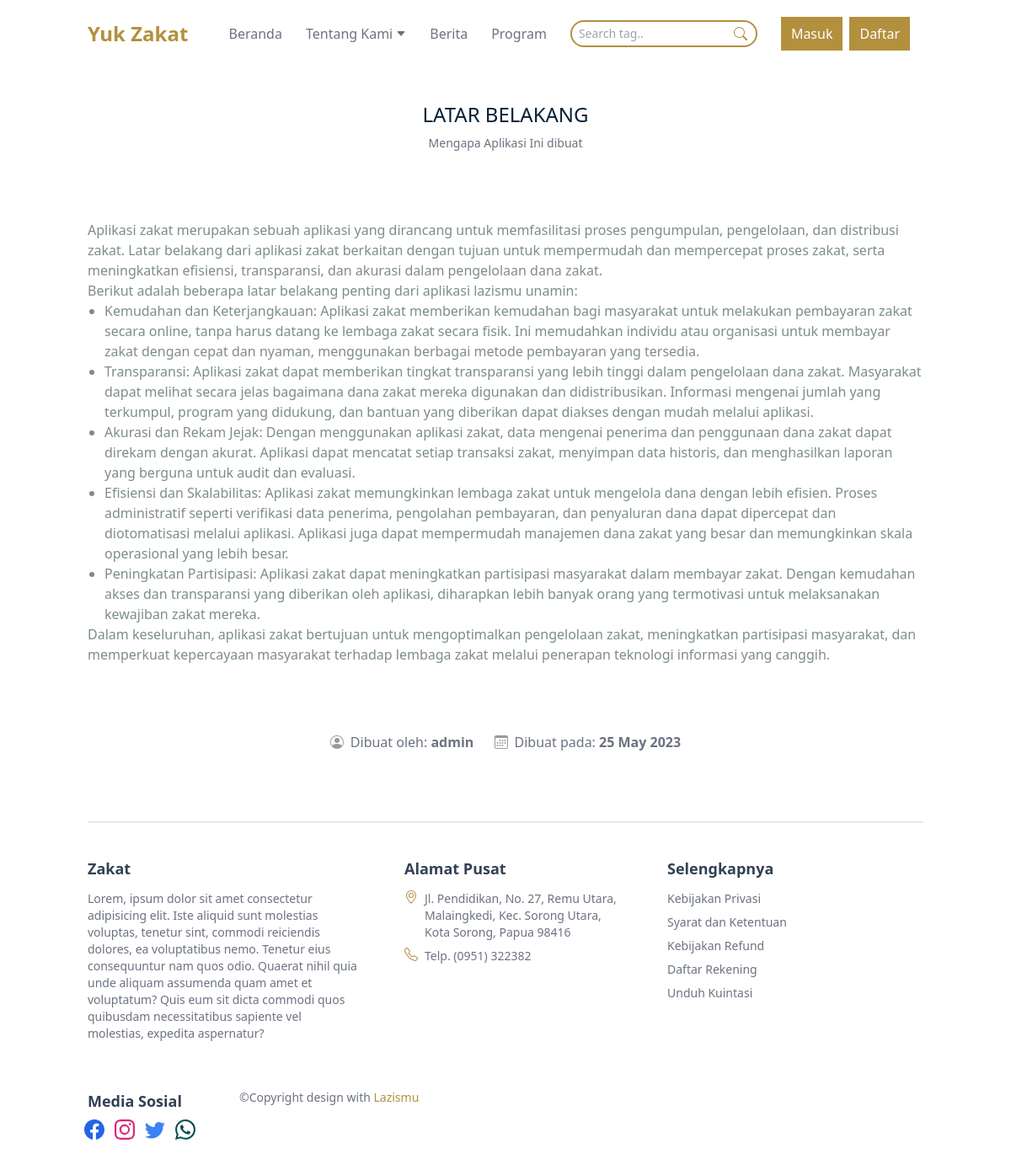
The page /public/latarbelakang on the database as committed earlier.
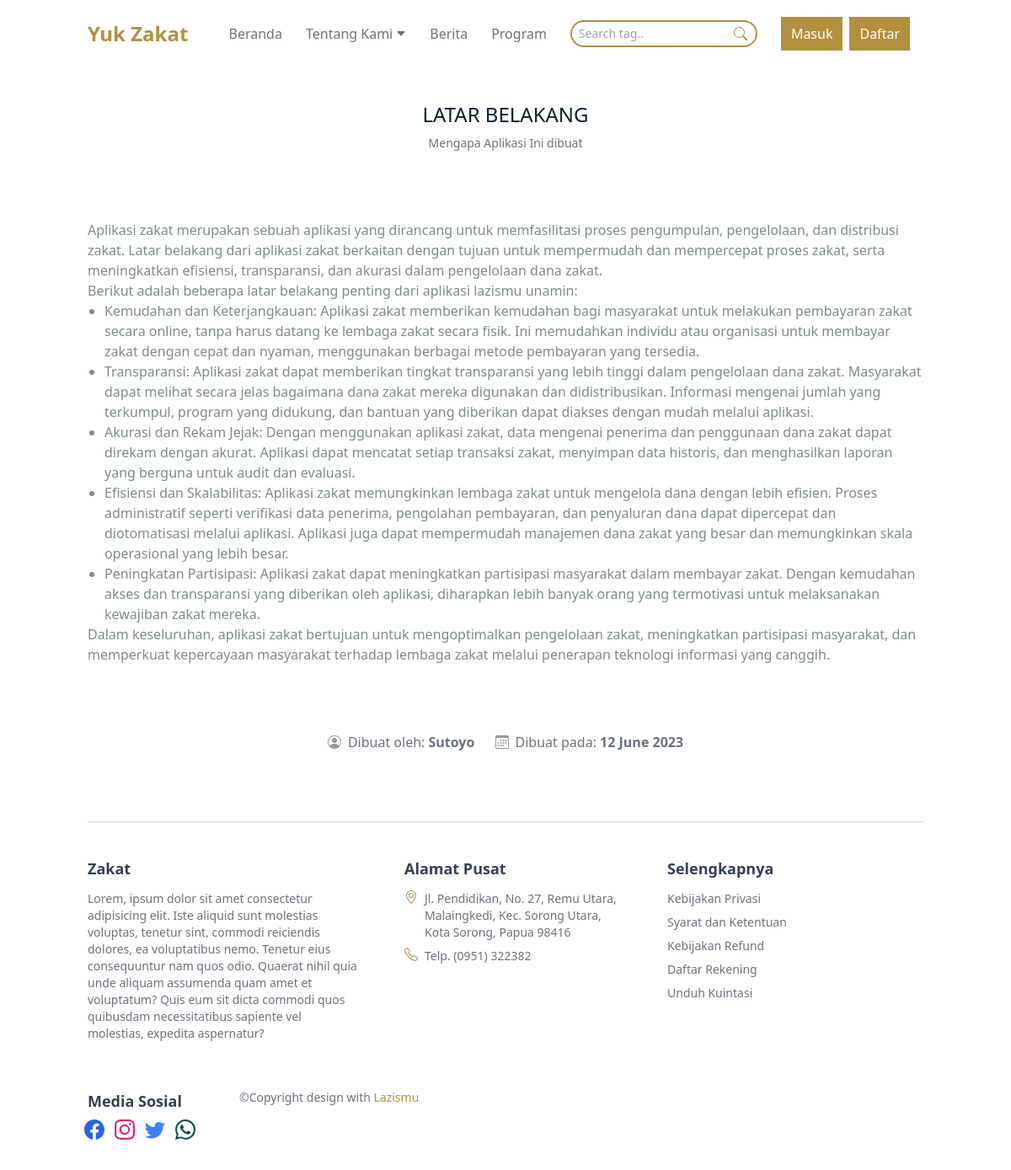
The same page on the database as committed later.
### tables this page shows
CREATE TABLE `tb_latarbelakang` (
  `id_latarbelakang` int NOT NULL,
  `username` varchar(50) NOT NULL,
  `content` text NOT NULL,
  `datetime` datetime NOT NULL
);

### app/core/Controller.php (called while the page is built, shortened)
<?php
class Controller {
  public function view($view, $data = []): void {
    require_once '../app/views/' . $view . '.php';
  }
  public function model($model_class): object {
    return new $model_class;
  }
}

### app/controllers/Latarbelakang.php (called while the page is built, shortened)
<?php
class Latarbelakang extends Controller {
  public function index(): void {
    $data['judul'] = 'Latar Belakang';
    $data['latar-belakang'] = $this->model('LatarBelakang_model')->getLatarBelakang();
    $this->view('latarbelakang/index', $data);
  }
}

### app/core/App.php (called while the page is built, shortened)
<?php
class App {
  protected $controller = 'Web', $method = 'index', $params = [];
  public function __construct()
  {
    $this->controller = new $this->controller;
    call_user_func_array([$this->controller, $this->method], $this->params);
  }
}

### public/index.php (called while the page is built, shortened)
<?php
$app = new App;

### app/core/Database.php (called while the page is built, shortened)
<?php
class Database {
  private $host = DBHOST, $user = DBUSER, $pass = DBPASS, $dbname = DBNAME;
  private $dbh;
  private $stmt;
  public function __construct()
  {
    $dsn = "mysql:host=$this->host;dbname=$this->dbname";
    $options = [
      PDO::ATTR_PERSISTENT => true,
      PDO::ATTR_ERRMODE    => PDO::ERRMODE_EXCEPTION
    ];
    try {
      $this->dbh = new PDO($dsn, $this->user, $this->pass, $options);
    } catch(PDOException $e) {
      die($e->getMessage());
    }
  }
  public function query($query): void {
    $this->stmt = $this->dbh->prepare($query);
  }
  public function execute(): void {
    $this->stmt->execute();
  }
  public function single(): array {
    $this->execute();
    return $this->stmt->fetch(PDO::FETCH_ASSOC);
  }
}

### app/models/LatarBelakang_model.php (called while the page is built)
<?php
class LatarBelakang_model {
  private $table = 'tb_latarbelakang';
  private $db;
  public function __construct()
  {
    $this->db = new Database();
  }
  public function getLatarBelakang(): array
  {
    $query = "SELECT * FROM $this->table";
    $this->db->query($query);
    return $this->db->single();
  }
}

### app/views/latarbelakang/index.php (the view, shortened to what this page needs)
<div class="container">
  <div class="content">
    <div class="title mb-20">
      <h3 class="text-title">Latar Belakang</h3>
      <span class="text-sm text-lightgray mt-2 inline-block">Mengapa Aplikasi Ini dibuat</span>
    </div>
    <div>
      <?php echo $data['latar-belakang']['content']?>
    </div>
    <div class="text-center mt-20">
      <div class="inline-flex text-lightgray items-center mr-5">
        <span class="mr-2"></span>
        <span>Dibuat oleh: <strong><?= $data['latar-belakang']['username'] ?></strong></span>
      </div>
      <div class="inline-flex items-center text-lightgray">
        <span class="mr-2"></span>
        <span>Dibuat pada: <strong><?= date('d F Y',strtotime(explode(' ', $data['latar-belakang']['datetime'])[0])) ?></strong></span>
      </div>
    </div>
  </div>
</div>

Rows that differ between the two databases and show on the page:
changed tb_latarbelakang: username "admin" → "Sutoyo"; datetime "25 May 2023" → "12 June 2023"
